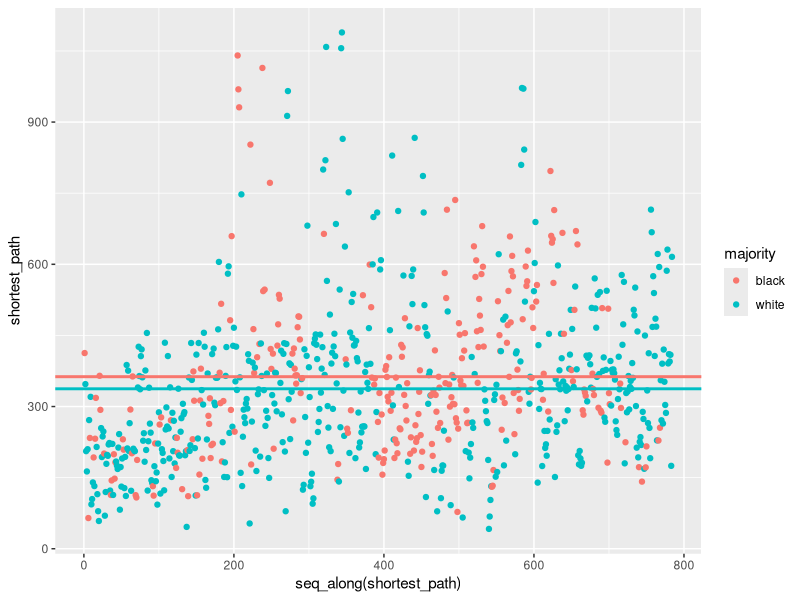

Source code (R): (Note: this script raises an error after producing the figure.)
## ---- chunk 1
library(ggplot2)
## ---- chunk 2
data <- read.csv('./hospital-3-closest.csv')

#data$majority <-relevel(data$majority, ref='white')

head(data)
## ---- chunk 3
black_mean <- mean(data[data$majority == 'black', ]$shortest_path)
white_mean <- mean(data[data$majority == 'white', ]$shortest_path)
## ---- chunk 4
ggplot(data, aes(x = seq_along(shortest_path), y = shortest_path, color = majority)) + geom_point() + geom_hline(yintercept=black_mean, size=1, color="#F8766D") + geom_hline(yintercept=white_mean, size=1, color="#00bfc4")
  labs(x = "Row Number", y = "Shortest Path", title = "Scatterplot with Group Average Line")
## ---- chunk 5
linmod <- lm(data = data, n_cameras ~ majority + shortest_path)
summary(linmod)

linmod <- lm(data = data, absolute_increase ~ majority + shortest_path)
summary(linmod)
## ---- chunk 6
data <- read.csv('./MDW.csv')

head(data)
## ---- chunk 7
black_mean <- mean(data[data$majority == 'black', ]$shortest_path)
white_mean <- mean(data[data$majority == 'white', ]$shortest_path)
## ---- chunk 8
ggplot(data, aes(x = seq_along(shortest_path), y = shortest_path, color = majority)) + geom_point() + geom_hline(yintercept=black_mean, size=1, color="#F8766D") + geom_hline(yintercept=white_mean, size=1, color="#00bfc4")
  labs(x = "Row Number", y = "Shortest Path", title = "Scatterplot with Group Average Line")
